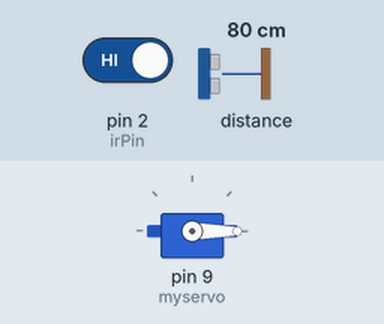
This sketch was run on a simulated Arduino Uno, built with avr-gcc and run on an emulated ATmega328P. Parts: servo. The test bench sets the inputs (shaded band); at power-on: distance to the obstacle 80 cm, pin 2 (irPin) HIGH. What the sketch prints to the serial monitor is not drawn.

Above: at 1.2 s.
1.3 s: distance to the obstacle set to 42 cm
2.8 s: distance to the obstacle set to 36 cm
At 4.0 s:
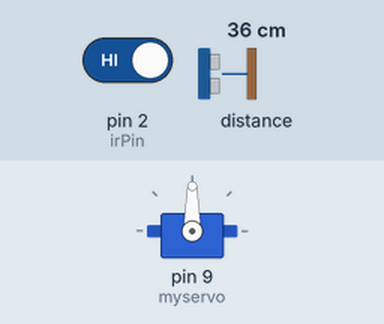
4.3 s: distance to the obstacle set to 12 cm
5.8 s: distance to the obstacle set to 9 cm
At 6.9 s:
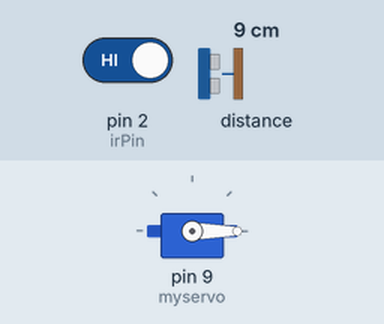
7.4 s: distance to the obstacle set to 18 cm
At 8.0 s:
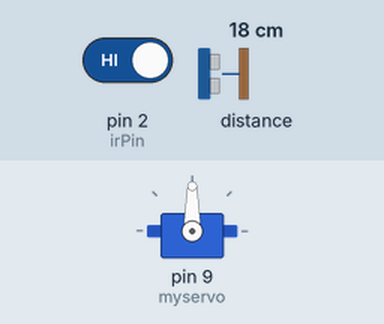
Timing chart, 0 to 9.9 s (numbered marks = the images above; inputs shaded):
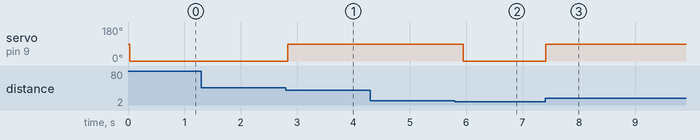

The sketch:

intangible1.ino
```cpp
#include <Servo.h>

#include "Adafruit_VL53L0X.h"

int average;

Adafruit_VL53L0X lox = Adafruit_VL53L0X();

Servo myservo;  // create servo object to control a servo
// twelve servo objects can be created on most boards

int irPin = 2;
volatile byte reading = 0;

int pos = 0;    // variable to store the servo position

void setup() {

  myservo.attach(9);
  Serial.begin(115200);

  // wait until serial port opens for native USB devices
  while (! Serial) {
    delay(1);
  }

  Serial.println("Adafruit VL53L0X test");
  if (!lox.begin()) {
    Serial.println(F("Failed to boot VL53L0X"));
    while(1);
  }
  // power
  Serial.println(F("VL53L0X API Simple Ranging example\n\n"));

  pinMode(irPin, INPUT_PULLUP);
}

//let's say if the beam breaker isnt broken then the distance sensor will open the door if you get close
//if the beam sensor is broken the distance sensor will make a sound or do something to indicate that the bathroom is occupied

void loop() {
  VL53L0X_RangingMeasurementData_t measure;

  reading = digitalRead(2);
  Serial.print(reading);

  //Serial.print("Reading a measurement... ");
  lox.rangingTest(&measure, false); // pass in 'true' to get debug data printout!


  if (measure.RangeStatus != 4) {  // phase failures have incorrect data
    //Serial.print("Distance (mm): "); Serial.println(measure.RangeMilliMeter);
  } else {
    //Serial.println(" out of range ");
  }

  if (reading == 1 && ((measure.RangeMilliMeter < 400) && (measure.RangeMilliMeter > 100))) {
    myservo.write(90);              // tell servo to go to position in variable 'pos'
    delay(15);                       // waits 15ms for the servo to reach the position
  } else if (reading == 0 && ((measure.RangeMilliMeter < 400) && (measure.RangeMilliMeter > 100))){
    //play an occupied sound
    myservo.write(0);
  } else {
    myservo.write(0);
  }

  delay(100);
}
```

Measured:
- the behaviour switches between 40 and 39 cm on distance to the obstacle (found by bisection; images 0 and 1)
- the behaviour switches between 11 and 10 cm on distance to the obstacle (found by bisection; images 1 and 2)
- after the input at 1.3 s, every drawn part: stays the same
- after the input at 2.8 s, servo on pin 9 (myservo): 0° → 90° at once
- after the input at 4.3 s, every drawn part: stays the same
- after the input at 5.8 s, servo on pin 9 (myservo): 90° → 0° after 0.14 s
- after the input at 7.4 s, servo on pin 9 (myservo): 0° → 90° at once
